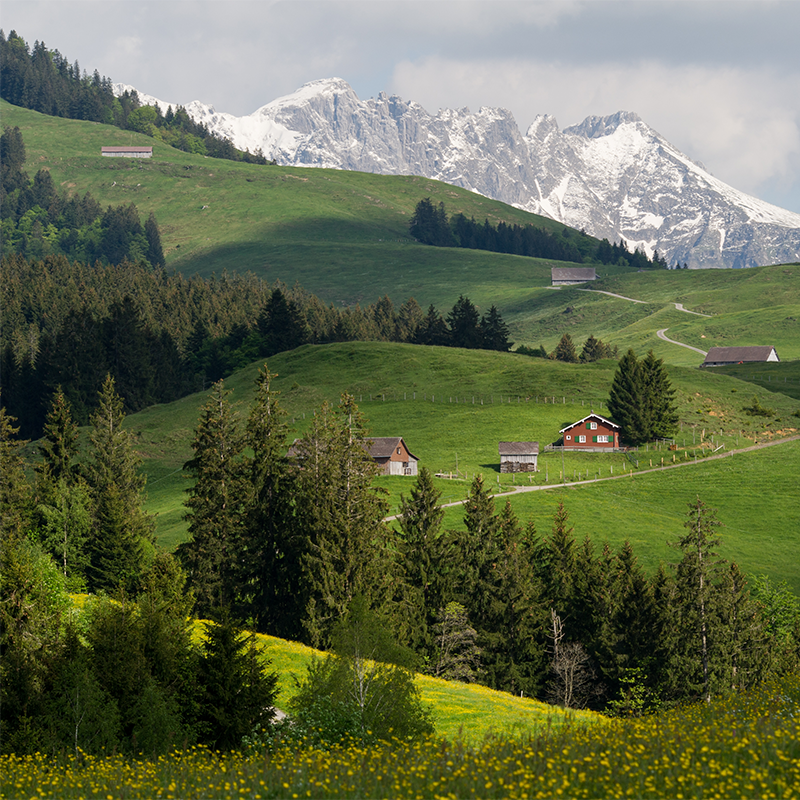
//> input picture panorama/landscape-left.bmp, 800 x 800 px
$ ./main   (built with g++ and OpenCV 4)
//> lines starting //> are read from the running program, lines starting //| are printed output that depends on the picture
### panorama/stitching/distance_metric.hpp
#pragma once
#include <opencv2/opencv.hpp>
#include "moravec.hpp"
#include "hog.hpp"
#include "pransac.hpp"

namespace stitching
{
	class DistanceCalculator
	{
	private:
		std::vector<PointSet> distance_pair;

	public:
		void ExtractMinDistance(const std::vector<HOGPair>& h1, const std::vector<HOGPair>& h2);
		double CalculateDistance(const std::vector<double>& h1, const std::vector<double>& h2);
		void DisplayPairLine(const cv::Mat& image1, const cv::Mat& image2);

		std::vector<PointSet> GetDistancePair()
		{
			return distance_pair;
		}
	};
}

### panorama/stitching/hog.hpp
#pragma once
#include <opencv2/opencv.hpp>
#include <vector>
#include "moravec.hpp"

namespace stitching
{
	class HOGPair
	{
	public:
		std::vector<double> hog;
		cv::Point keypoint;
		HOGPair(std::vector<double> HOG, cv::Point pt) : hog(std::move(HOG)), keypoint(pt) {}
	};

	class HOG
	{
	public:
		std::vector<HOGPair> GetHOG(const cv::Mat& image, Moravec& moravec);
		std::vector<double> StackHistogram(const cv::Mat& magnitude, const cv::Mat& angle);
	};
}

### panorama/stitching/moravec.hpp
#pragma once
#include <opencv2/opencv.hpp>

namespace stitching
{
	class Moravec
	{
	private:
		cv::Mat image;
		const int threshold = 25000;
		cv::Mat confidence_map;

	public:
		std::vector<cv::Point> keyPointVec;

		Moravec(const cv::Mat& image);
		void CreateConfidence();
		void FindKeyPoint();
		cv::Mat DrawKeyPoint();

	};
}

### panorama/stitching/pransac.hpp
#pragma once

#include <opencv2/opencv.hpp>
#include <vector>
#include <random>

namespace stitching
{
	// firstImgPtr에는 첫번째 이미지의 좌표가,
	// secondImgPtr에는 두번째 이미지의 좌표가 담기게 된다.
	// 두 이미지간의 Euclidean Distance를 distance에 담는다.
	struct PointSet
	{
		cv::Point firstImgPtr;
		cv::Point secondImgPtr;
		double distance;

		// PointSet간 비교를 위한 연산자 정의
		bool operator==(const PointSet& other) const {
			return firstImgPtr == other.firstImgPtr &&
				secondImgPtr == other.secondImgPtr &&
				distance == other.distance;
		}

		// PointSet간 비교를 위한 연산자 정의
		bool operator!=(const PointSet& other) const {
			return !(*this == other);
		}
	};

	struct EquationElement
	{
		double m; // 기울기
		double b; // 절편
	};

	class LeastSquare
	{
	private:
		std::random_device rn;
		std::mt19937_64 rnd;

	public:
		std::vector<PointSet> distance_pair;  // 랜덤으로 생성된 점들을 저정한 벡터

		LeastSquare() : rn(), rnd(rn()), distance_pair() { }
		int GenerateRandomNumber(int begin, int end);
		void DrawPoint(cv::InputOutputArray& first_canvas, cv::InputOutputArray& second_canvas);
		void DrawLine(EquationElement element, cv::InputOutputArray& canvas);
	};

	class PRANSAC : public LeastSquare
	{
	private:
		EquationElement lineEquation;
		EquationElement optimalEquation;

	public:
		cv::Mat T; // best homogeneous rotation mat
		int maxInlier;

		PRANSAC(std::vector<PointSet> distance_pair) : lineEquation(), optimalEquation(), maxInlier(0) {
			this->distance_pair.assign(distance_pair.begin(), distance_pair.end());
			memset(&lineEquation, 0, sizeof(EquationElement));
			memset(&optimalEquation, 0, sizeof(EquationElement));
		}

		void GetBestRotationMat(double minimum_error = 1.0);
		double GetError(const cv::InputArray& homogeneous_matrix, const PointSet& pair);
		void GetHomogeneousMatrix(const std::vector<PointSet> &selected_points, const cv::OutputArray& homogeneous_matrix);
		void AttachImage(const cv::InputArray& first_image, const cv::InputArray& second_image, const cv::OutputArray& output_image);
	};
}

### panorama/stitching/distance_metric.cpp
#include "distance_metric.hpp"
#include <vector>

using namespace stitching;
using namespace std;
using namespace cv;

void DistanceCalculator::ExtractMinDistance(const vector<HOGPair>& h1, const vector<HOGPair>& h2)
{
	vector<PointSet> vector;
	double threshold = 900;

	for (auto pair1 : h1)
	{
		double min_distance = DBL_MAX;
		cv::Point pair2_min_dist_pt;

		for (auto pair2 : h2)
		{
			double distance = CalculateDistance(pair1.hog, pair2.hog);

			if (min_distance > distance)
			{
				min_distance = distance;
				pair2_min_dist_pt = pair2.keypoint;
			}
		}

		if (threshold > min_distance)
		{
			PointSet data { pair1.keypoint, pair2_min_dist_pt, min_distance };
			vector.push_back(data);
		}
	}

	distance_pair.assign(vector.begin(), vector.end());
}

double DistanceCalculator::CalculateDistance(const vector<double>& h1, const vector<double>& h2)
{

	double result = 0;
	for (int i = 0; i < h1.size(); i++)
	{
		double hist1_bin_value = h1.at(i);
		double hist2_bin_value = h2.at(i);

		// 두 Histogram Bin 값 간의 Euclidean Distance
		result += pow(hist1_bin_value - hist2_bin_value, 2);
		if (i == h1.size() - 1)
			result = sqrt(result);
	}

	return result;
}

void DistanceCalculator::DisplayPairLine(const Mat& image1, const Mat& image2)
{

	Mat result;
	hconcat(image1, image2, result);

	cvtColor(result, result, cv::COLOR_GRAY2RGB);

	for (auto& pair : distance_pair)
	{
		cv::Point img1_px = pair.firstImgPtr;
		cv::Point img2_px = pair.secondImgPtr;

		line(result, Point(img1_px.x, img1_px.y), Point(img2_px.x + image1.cols, img2_px.y), Scalar(0, 0, 255));
	}

	imshow("Mathcing Points", result);
	waitKey();

	imwrite("mathcing_points.bmp", result);
}

### panorama/stitching/hog.cpp
#include "hog.hpp"

using namespace std;
using namespace cv;
using namespace stitching;

vector<HOGPair> HOG::GetHOG(const Mat& image, Moravec& moravec)
{
	Mat _image = image.clone();

	Mat img_gx; Mat img_gy;
	Sobel(_image, img_gx, CV_64FC1, 1, 0, 3);
	Sobel(_image, img_gy, CV_64FC1, 0, 1, 3);

	Mat magnitude;	Mat angle;
	// magnitude, angle 추출.
	cartToPolar(img_gx, img_gy, magnitude, angle, 1);

	vector<HOGPair> image_histogram;

	int kernelSize = 13;
	int halfKernelSize = kernelSize / 2;

	for (int idx = 0; idx < moravec.keyPointVec.size(); idx++)
	{
		cv::Point keypoint = moravec.keyPointVec[idx];

		if ((keypoint.y - halfKernelSize >= 0) && (keypoint.x - halfKernelSize >= 0)
			&& (keypoint.y + halfKernelSize <= image.cols - 1) && (keypoint.x + halfKernelSize <= image.rows - 1))
		{
			Mat mask_Mag = magnitude(cv::Rect(keypoint.x - halfKernelSize, keypoint.y - halfKernelSize, kernelSize, kernelSize)).clone();
			Mat mask_Ang = angle(cv::Rect(keypoint.x - halfKernelSize, keypoint.y - halfKernelSize, kernelSize, kernelSize)).clone();

			// bin 9인 histogram 쌓기.
			vector<double> histogram = StackHistogram(mask_Mag, mask_Ang);
			image_histogram.push_back(HOGPair(histogram, keypoint));
		}
	}
	return image_histogram;
}

vector<double> HOG::StackHistogram(const Mat& magnitude, const Mat& angle)
{

	vector<double> histogram(8);

	for (int y = 0; y < magnitude.rows; y++)
	{
		for (int x = 0; x < magnitude.cols; x++)
		{
			double mag_px = magnitude.at<double>(y, x);
			double ang_px = angle.at<double>(y, x);

			int idx = (ang_px / 45);

			histogram[idx] += mag_px;
		}
	}

	return histogram;
}

### panorama/stitching/moravec.cpp
#include "moravec.hpp"

using namespace stitching;

Moravec::Moravec(const cv::Mat& image)
{
	image.copyTo(this->image);
	confidence_map.create(image.size(), CV_32FC1);
	confidence_map.setTo(cv::Scalar(.0f));
}

void Moravec::CreateConfidence()
{
	for (int h = 2; h < image.rows - 2; ++h)
		for (int w = 2; w < image.cols - 2; ++w)
		{
			// 3x3 그리드의 중점 (0, 0)
			// S1 = (-1, 0), S2 = (1, 0), S3 = (0, -1), S4 = (0, 1)
			int s1 = 0;			int s2 = 0;
			int s3 = 0;			int s4 = 0;

			// 3x3 그리드
			for (int y = -1; y <= 1; ++y)
				for (int x = -1; x <= 1; ++x)
				{
					// 제곱차합을 계산
					float M = image.at<uchar>(h + y, w + x);
					float top_diff = M - image.at<uchar>(h + y - 1, w + x);// 상
					float bottom_diff = M - image.at<uchar>(h + y + 1, w + x);// 하
					float left_diff = M - image.at<uchar>(h + y, w + x - 1);// 좌
					float right_diff = M - image.at<uchar>(h + y, w + x + 1);// 우

					s1 += pow(top_diff, 2);
					s2 += pow(bottom_diff, 2);
					s3 += pow(left_diff, 2);
					s4 += pow(right_diff, 2);
				}

			// 가장 작은 값을 confidence_map에 추가
			int c = MIN(MIN(MIN(s1, s2), s3), s4);

			confidence_map.at<float>(h, w) = c;
		}
}

void Moravec::FindKeyPoint()
{
	for (int y = 16; y < image.rows - 16; ++y)
		for (int x = 16; x < image.cols - 16; ++x)
		{
			// confidence_map을 순회하면서 임계값보다 값이 크면
			// 해당 값이 위치한 좌표를 keyPointVec에 추가
			if (confidence_map.at<float>(y, x) > threshold)
				keyPointVec.push_back(cv::Point(x, y));
		}
}

cv::Mat Moravec::DrawKeyPoint()
{
	cv::Mat canvas;
	cv::cvtColor(image, canvas, cv::COLOR_GRAY2BGR);

	for (int i = 0; i < keyPointVec.size(); i++)
	{
		cv::Point keyPoint = keyPointVec[i];
		cv::circle(canvas, cv::Point(keyPoint.x, keyPoint.y), 3, cv::Scalar(0, 0, 255));
	}

	return canvas;
}

### panorama/stitching/pransac.cpp
#include "pransac.hpp"

using namespace stitching;

int LeastSquare::GenerateRandomNumber(int begin, int end)
{
	return std::uniform_int_distribution<int>(begin, end)(rnd);
}

// [27 lines left out: functions DrawPoint, DrawLine, not called in this run]

void PRANSAC::GetBestRotationMat(double minimum_error)
{
	double minimal_h_matrix_error = DBL_MAX;  // double 자료형의 최대값
	cv::Mat best_T;

	for (int i = 0; i < 1000; i++)
	{
		// 3개의 서로다른 점들을 구한다.
		assert(distance_pair.size() >= 3);

		int a_idx, b_idx, c_idx;
		a_idx = b_idx = c_idx = -1;

		a_idx = GenerateRandomNumber(0, distance_pair.size() - 1);

		do
			b_idx = GenerateRandomNumber(0, distance_pair.size() - 1);
		while (a_idx == b_idx);

		do
			c_idx = GenerateRandomNumber(0, distance_pair.size() - 1);
		while (a_idx == c_idx || b_idx == c_idx);

		const PointSet a = distance_pair[a_idx];
		const PointSet b = distance_pair[b_idx];
		const PointSet c = distance_pair[c_idx];

		// 세 점을 이용하여 변환행렬 homogeneous_matrix를 구한다.
		// homogeneous_matrix = [알고리즘 7-9]의 T_j에 해당
		std::vector<PointSet> selected_points{ a, b, c };

		cv::Mat homogeneous_matrix;
		GetHomogeneousMatrix(selected_points, homogeneous_matrix);

		// 인라이어를 초기화
		std::vector<PointSet> inliers { a, b, c };

		// T_j에 대한 오차를 모든 Distance Pair에 대해 계산
		// minimum_error보다 작은 경우 해당 pair를 inlier에 삽입
		for (auto& pair : distance_pair)
		{
			if (pair == a || pair == b || pair == c)
				continue;

			if (GetError(homogeneous_matrix, pair) < minimum_error)
				inliers.push_back(pair);
		}

		// Inlier가 많을수록 homogeneous_matrix가 강인함을 의미
		// 이 inlier가 전체 Point의 70% 이상일 때, 이 inlier points 안에서
		// 다시 homogeneous_matrix를 계산
		if (inliers.size() > distance_pair.size() * 0.7)
			GetHomogeneousMatrix(inliers, homogeneous_matrix);

		double sum_error = 0.0;
		for (auto& pair : distance_pair)
			sum_error += GetError(homogeneous_matrix, pair);

		// 계산된 오차가 더 작은 경우,
		// 해당하는 오차값과 Homogeneous Matrix를 minimal_error_matrix로 설정
		if (sum_error < minimal_h_matrix_error)
		{
			minimal_h_matrix_error = sum_error;
			best_T = homogeneous_matrix;
		}

		// 오차가 제일 작은 Matrix를 Optimal Matrix(T)로 설정
		T = cv::Mat::zeros(3, 3, CV_64FC1);

		T.at<double>(0, 0) = best_T.at<double>(0);	T.at<double>(0, 1) = best_T.at<double>(3);
		T.at<double>(1, 0) = best_T.at<double>(1);	T.at<double>(1, 1) = best_T.at<double>(4);
		T.at<double>(2, 0) = best_T.at<double>(2);	T.at<double>(2, 1) = best_T.at<double>(5);
		T.at<double>(2, 2) = 1;
	}
}

double PRANSAC::GetError(const cv::InputArray& homogeneous_matrix, const PointSet& pair)
{
	cv::Mat H_mat = homogeneous_matrix.getMat();

	cv::Mat A = cv::Mat::zeros(1, 3, CV_64FC1);
	cv::Mat T = cv::Mat::zeros(3, 3, CV_64FC1);

	// Homogeneous Matrix를 이용하여 Pair의 첫번째 원소를 Forward Transformation
	A.at<double>(0) = pair.firstImgPtr.y;
	A.at<double>(1) = pair.firstImgPtr.x;
	A.at<double>(2) = 1;

	T.at<double>(0, 0) = H_mat.at<double>(0, 0);	T.at<double>(0, 1) = H_mat.at<double>(3, 0);
	T.at<double>(1, 0) = H_mat.at<double>(1, 0);	T.at<double>(1, 1) = H_mat.at<double>(4, 0);
	T.at<double>(2, 0) = H_mat.at<double>(2, 0);	T.at<double>(2, 1) = H_mat.at<double>(5, 0);
	T.at<double>(2, 2) = 1;

	cv::Mat B = A * T;

	double error = pow((B.at<double>(0) - pair.secondImgPtr.y), 2) +
		pow((B.at<double>(1) - pair.secondImgPtr.x), 2);

	return error;
}

void PRANSAC::GetHomogeneousMatrix(const std::vector<PointSet>& selected_points, const cv::OutputArray& homogeneous_matrix)
{
	// Hint: A dot B = C
	cv::Mat A = cv::Mat::zeros(6, 6, CV_64FC1);
	cv::Mat C = cv::Mat::zeros(6, 1, CV_64FC1);

	// 교재 p.322의 수식 (7.14)에서의 6*6 배열을 생성
	for (auto& pair : selected_points)
	{
		int a_i1 = pair.firstImgPtr.y;
		int a_i2 = pair.firstImgPtr.x;

		A.at<double>(0, 0) += pow(a_i1, 2); A.at<double>(3, 3) += pow(a_i1, 2);
		A.at<double>(0, 1) += a_i1 * a_i2; A.at<double>(3, 4) += a_i1 * a_i2;
		A.at<double>(0, 2) += a_i1; A.at<double>(3, 5) += a_i1;
		A.at<double>(1, 0) += a_i1 * a_i2; A.at<double>(4, 3) += a_i1 * a_i2;
		A.at<double>(1, 1) += pow(a_i2, 2); A.at<double>(4, 4) += pow(a_i2, 2);
		A.at<double>(1, 2) += a_i2; A.at<double>(4, 5) += a_i2;
		A.at<double>(2, 0) += a_i1; A.at<double>(5, 3) += a_i1;
		A.at<double>(2, 1) += a_i2; A.at<double>(5, 4) += a_i2;
		A.at<double>(2, 2) += 1; A.at<double>(5, 5) += 1;
	}

	// 교재 p.322의 수식 (7.14)에서의 6*1 배열을 생성
	for (auto& pair : selected_points)
	{
		int a1 = pair.firstImgPtr.y;		int a2 = pair.firstImgPtr.x;
		int b1 = pair.secondImgPtr.y;		int b2 = pair.secondImgPtr.x;

		C.at<double>(0, 0) += a1 * b1;
		C.at<double>(1, 0) += a2 * b1;
		C.at<double>(2, 0) += b1;
		C.at<double>(3, 0) += a1 * b2;
		C.at<double>(4, 0) += a2 * b2;
		C.at<double>(5, 0) += b2;
	}

	cv::Mat B = A.inv() * C;

	B.copyTo(homogeneous_matrix);
}

void PRANSAC::AttachImage(const cv::InputArray& first_image, const cv::InputArray& second_image, const cv::OutputArray& output_image)
{
	cv::Size first_image_size = first_image.size();
	output_image.create(cv::Size(first_image_size.width * 1.5, first_image_size.height), first_image.type());

	cv::Mat first_image_mat = first_image.getMat();
	cv::Mat second_image_mat = second_image.getMat();
	cv::Mat T_mat_inversed = T.inv();
	cv::Mat output_mat = output_image.getMat();

	cv::Mat homogeneous_vector(1, 3, CV_64FC1);

	// 첫번째 이미지를 결과 캔버스에 복사
	for (int y = 0; y < first_image_mat.rows; y++)
		for (int x = 0; x < first_image_mat.cols; x++)
			output_mat.at<cv::Vec3b>(y, x) = first_image_mat.at<cv::Vec3b>(y, x);

	// 두번째 이미지의 값에 해당하는 좌표를 변환하여
	// 결과 캔버스의 변환좌표 위치에 두번째 이미지의 값을 복사
	for (int y = 0; y < second_image_mat.rows; y++)
		for (int x = 0; x < second_image_mat.cols; x++)
		{
			homogeneous_vector.at<double>(0) = y;
			homogeneous_vector.at<double>(1) = x;
			homogeneous_vector.at<double>(2) = 1;

			cv::Mat homogeneous_result = homogeneous_vector * T_mat_inversed;

			int dy = homogeneous_result.at<double>(0);
			int dx = homogeneous_result.at<double>(1);

			if (dy < 0 || output_mat.rows <= dy || dx < 0 || output_mat.cols <= dx)
				continue;

			output_mat.at<cv::Vec3b>(dy, dx) = second_image_mat.at<cv::Vec3b>(y, x);
		}
}

### panorama/main.cpp
#include <chrono>
#include <cstdlib>
#include <ctime>

#include "opencv2/opencv.hpp"
#include "stitching/pransac.hpp"
#include "stitching/moravec.hpp"
#include "stitching/hog.hpp"
#include "stitching/distance_metric.hpp"

using namespace stitching;

// [11 lines left out: functions sort_by_distance_ascending, compare_ptr_loosen, not called in this run]

int main()
{
	std::srand(static_cast<unsigned int>(std::time(0)));

	cv::Mat first_image_color, second_image_color, first_image, second_image;
	cv::Mat first_image_gaussian, second_image_gaussian;
	cv::Mat attached_image;

	first_image_color = cv::imread("landscape-left.bmp", cv::IMREAD_COLOR);
//> first_image_color is the input picture: 800 rows x 800 cols, CV_8UC3; mean B, G, R 74.9, 105.6, 98.2
	second_image_color = cv::imread("landscape-right.bmp", cv::IMREAD_COLOR);
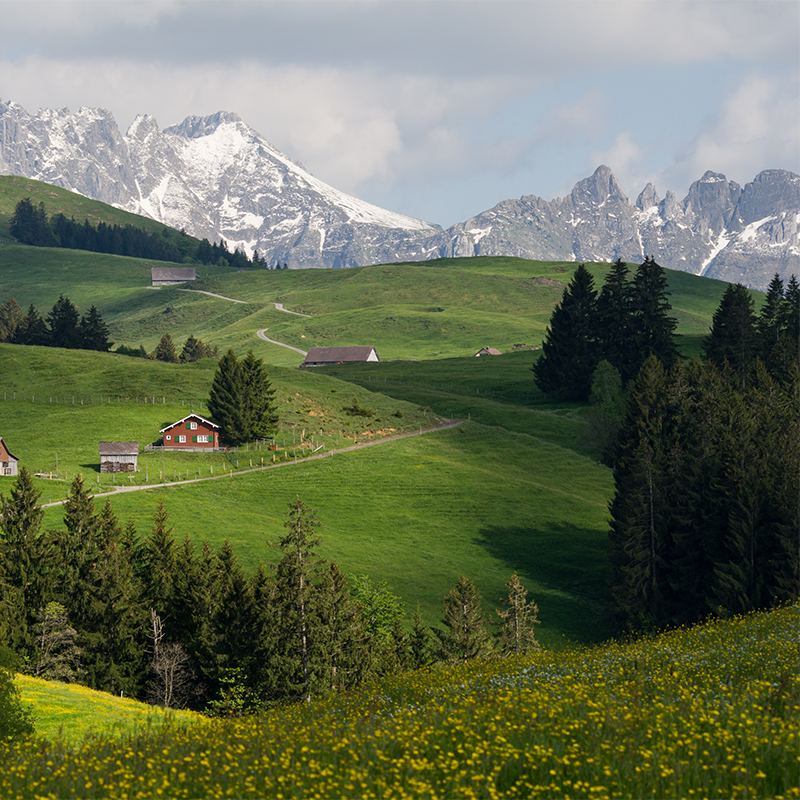
//> input picture panorama/landscape-right.bmp, 800 x 800 px
//> second_image_color is the input picture: 800 rows x 800 cols, CV_8UC3; mean B, G, R 83.9, 111.4, 103.1

	cv::cvtColor(first_image_color, first_image, cv::COLOR_BGR2GRAY);
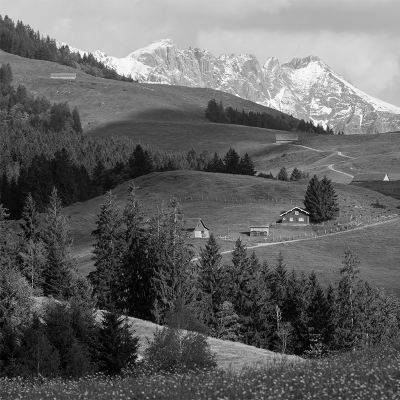
//> first_image: 800 rows x 800 cols, CV_8UC1 (shown at 1/2 size); min 0, max 255, mean 99.9
	cv::cvtColor(second_image_color, second_image, cv::COLOR_BGR2GRAY);
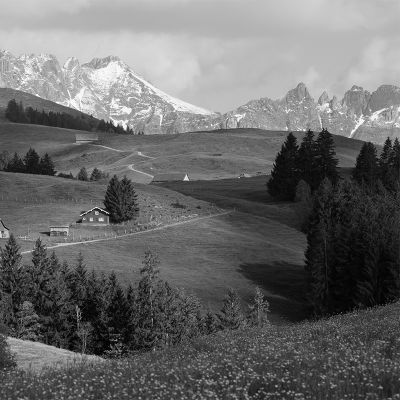
//> second_image: 800 rows x 800 cols, CV_8UC1 (shown at 1/2 size); min 0, max 255, mean 105.8

	assert(first_image.rows > 200 && first_image.cols > 200);
	assert(second_image.rows > 200 && second_image.cols > 200);

	/**
	 * 모라벡 알고리즘을 이용한 Keypoint 검출
	 */
	Moravec moravec_first(first_image);
	moravec_first.CreateConfidence();
//> after the loop in CreateConfidence, `for (int h = 2; h < image.rows - 2; ++h)`:
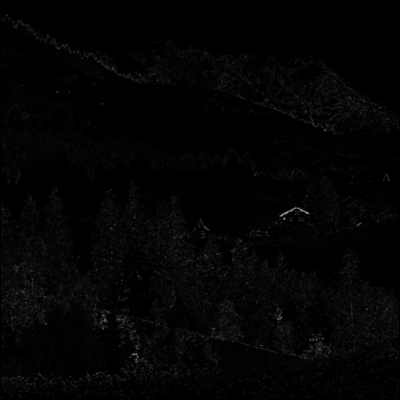
//> confidence_map: 800 rows x 800 cols, CV_32FC1 (shown at 1/2 size); min 0, max 87953, mean 1383.7; drawn with min black and max white
	moravec_first.FindKeyPoint();
//> after the loop in FindKeyPoint, `for (int y = 16; y < image.rows - 16; ++y)`: keyPointVec = 385 Points (x, y), first 12: [225, 136], [226, 136], [225, 137], [226, 137], [586, 233], [648, 260], [649, 260], [777, 360], [589, 415], [590, 415], [591, 415], [594, 415]

	Moravec moravec_second(second_image);
	moravec_second.CreateConfidence();
	moravec_second.FindKeyPoint();

	cv::imshow("moravec_first.bmp", moravec_first.DrawKeyPoint());
//> the loop in DrawKeyPoint, `for (int i = 0; i < keyPointVec.size(); i++)` made 385 passes
//> after the loop in DrawKeyPoint, `for (int i = 0; i < keyPointVec.size(); i++)`:
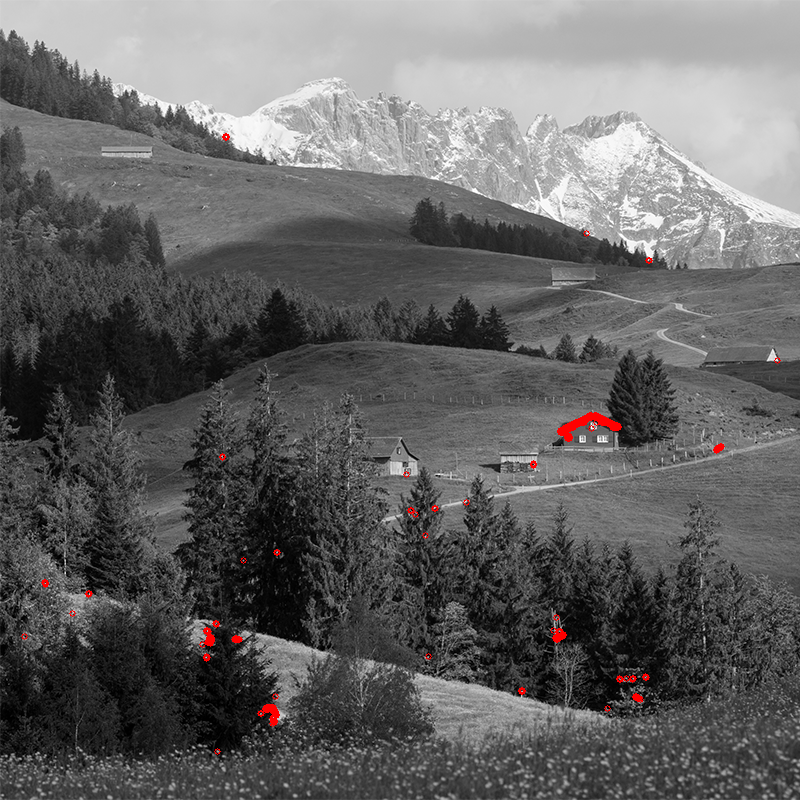
//> canvas: 800 rows x 800 cols, CV_8UC3; mean B, G, R 99.6, 99.6, 100.5
	cv::imshow("moravec_second.bmp", moravec_second.DrawKeyPoint());
//> the loop in DrawKeyPoint (call 2), `for (int i = 0; i < keyPointVec.size(); i++)` made 296 passes
//> keyPoint on passes 1 to 3: Point(186, 233), Point(455, 236), Point(645, 258)
//> after the loop in DrawKeyPoint (call 2), `for (int i = 0; i < keyPointVec.size(); i++)`:
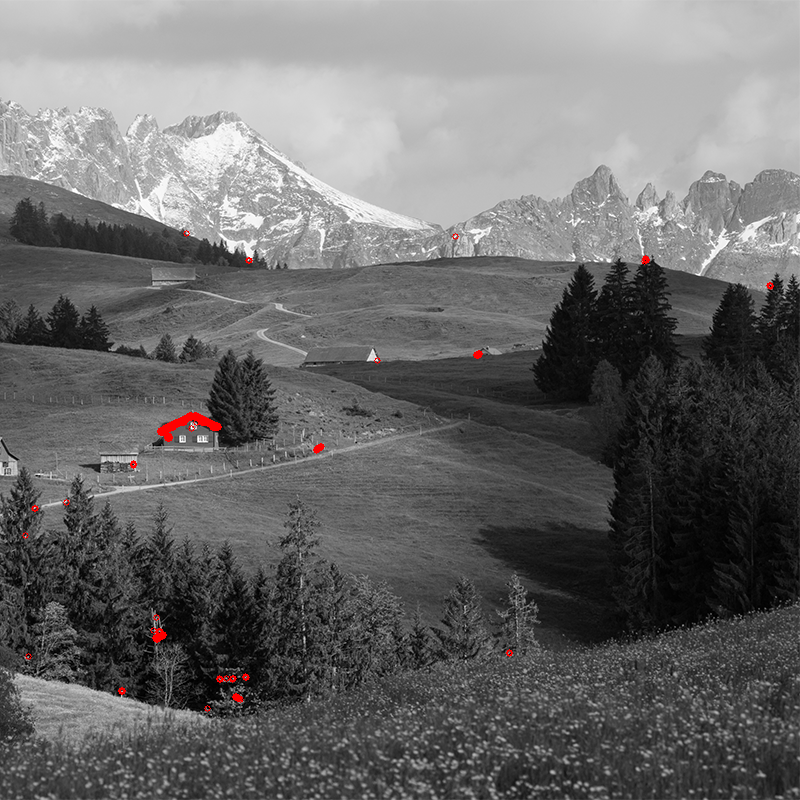
//> canvas: 800 rows x 800 cols, CV_8UC3; mean B, G, R 105.6, 105.6, 106.2
	cv::waitKey();

	cv::imwrite("moravec_first.bmp", moravec_first.DrawKeyPoint());
	cv::imwrite("moravec_second.bmp", moravec_second.DrawKeyPoint());
//> (the rest of the program and of its run is left out)
